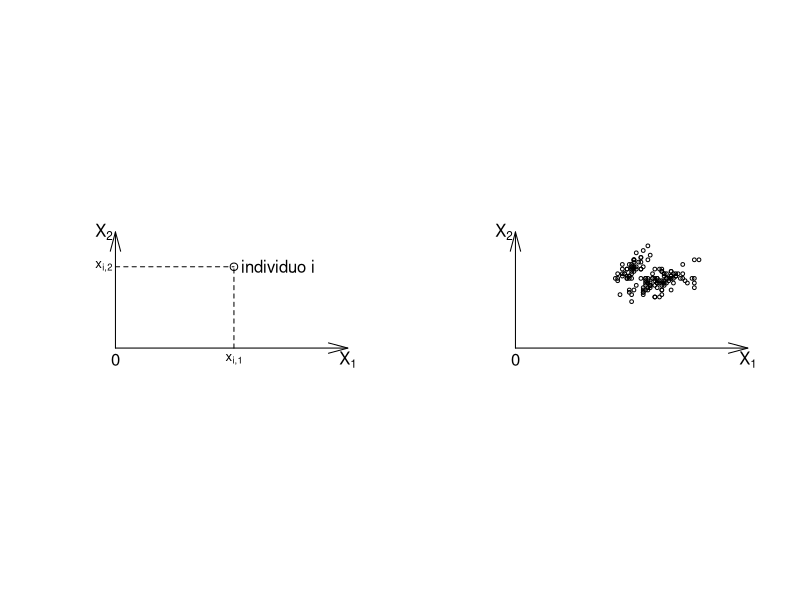
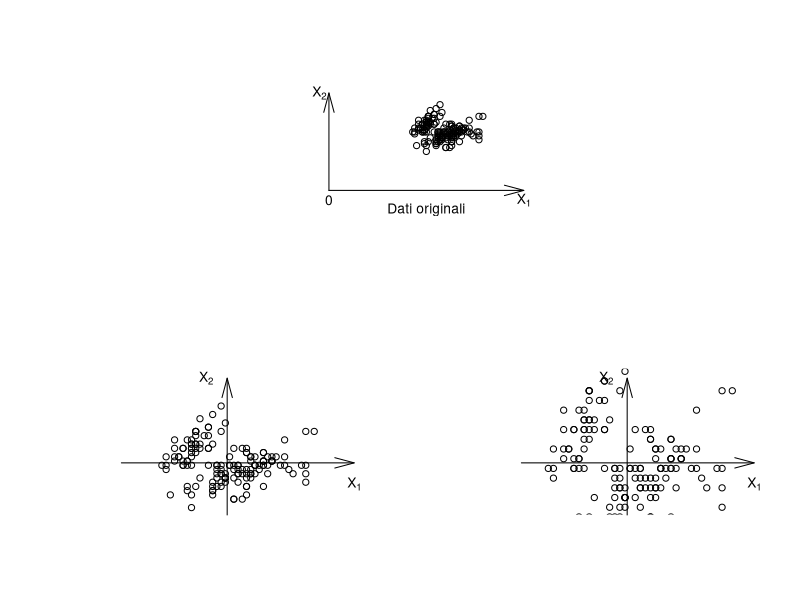

These charts were generated, in order, by the following R code:
## ---- chunk 1
par(mfrow=c(1,2))
plot(iris[1,1:2],fg="white",col.lab="white",col.axis="white",xlim=c(-1,10),ylim=c(-1,6)
     ,asp=1)
segments(x0 = 5.1,y0 = 0,x1 = 5.1,y1 = 3.5,lty = 2)
text(x = 5.1,y = -0.5,labels = expression(x[paste("i",",","1")]),cex=0.8)
segments(x0 = 0,y0 = 3.5,x1 = 5.1,y1 = 3.5,lty = 2)
text(x = -0.5,y = 3.5,labels = expression(x[paste("i",",","2")]),cex=0.8)
arrows(x0 = 0,y0 = 0,x1 = 10,y1 = 0,length = 0.20, angle = 15,lwd=1)
text(x = 10,y = -0.5,labels=expression(X[1]),font=1)
arrows(x0 = 0,y0 = 0,x1 = 0,y1 = 5,length = 0.20, angle = 15,lwd=1)
text(x = -0.5,y = 5,labels=expression(X[2]),font=1)
text(x = 0,y = -0.5,labels=expression(0),font=1)
text(x = 7,y = 3.5,labels = "individuo i")

plot(iris[,1:2],fg="white",col.lab="white",col.axis="white",xlim=c(-1,10),ylim=c(-1,6),
     asp=1,cex=0.5)
arrows(x0 = 0,y0 = 0,x1 = 10,y1 = 0,length = 0.20, angle = 15,lwd=1)
text(x = 10,y = -0.5,labels=expression(X[1]),font=1)
arrows(x0 = 0,y0 = 0,x1 = 0,y1 = 5,length = 0.20, angle = 15,lwd=1)
text(x = -0.5,y = 5,labels=expression(X[2]),font=1)
text(x = 0,y = -0.5,labels=expression(0),font=1)
## ---- chunk 2
layout(matrix(c(1,1,2,3), 2, 2, byrow = TRUE))

plot(iris[,1:2],fg="white",col.lab="white",col.axis="white",xlim=c(-1,10),ylim=c(-1,6),
     asp=1)
arrows(x0 = 0,y0 = 0,x1 = 10,y1 = 0,length = 0.20, angle = 15,lwd=1)
text(x = 10,y = -0.5,labels=expression(X[1]),font=1)
arrows(x0 = 0,y0 = 0,x1 = 0,y1 = 5,length = 0.20, angle = 15,lwd=1)
text(x = -0.5,y = 5,labels=expression(X[2]),font=1)
text(x = 0,y = -0.5,labels=expression(0),font=1)
text(x=5,y=-1,labels="Dati originali")

plot(scale(iris[,1:2],center = TRUE,scale = FALSE),fg="white",col.lab="white",
     col.axis="white",xlim=c(-3.5,3),ylim=c(-1,2),asp=1)
arrows(x0 = -2.5,y0 = 0,x1 = 3,y1 = 0,length = 0.20, angle = 15,lwd=1)
text(x = 3,y = -0.5,labels=expression(X[1]),font=1)
arrows(x0 = 0,y0 = -1.5,x1 = 0,y1 = 2,length = 0.20, angle = 15,lwd=1)
text(x = -0.5,y = 2,labels=expression(X[2]),font=1)
text(x=1.5,y=-2,labels="Dati centrati")

plot(scale(iris[,1:2],center = TRUE,scale = TRUE),fg="white",col.lab="white",
     col.axis="white",xlim=c(-3.5,3),ylim=c(-1,2),asp=1)
arrows(x0 = -2.5,y0 = 0,x1 = 3,y1 = 0,length = 0.20, angle = 15,lwd=1)
text(x = 3,y = -0.5,labels=expression(X[1]),font=1)
arrows(x0 = 0,y0 = -1.5,x1 = 0,y1 = 2,length = 0.20, angle = 15,lwd=1)
text(x = -0.5,y = 2,labels=expression(X[2]),font=1)
text(x=2,y=-2,labels="Dati centrati e scalati")
